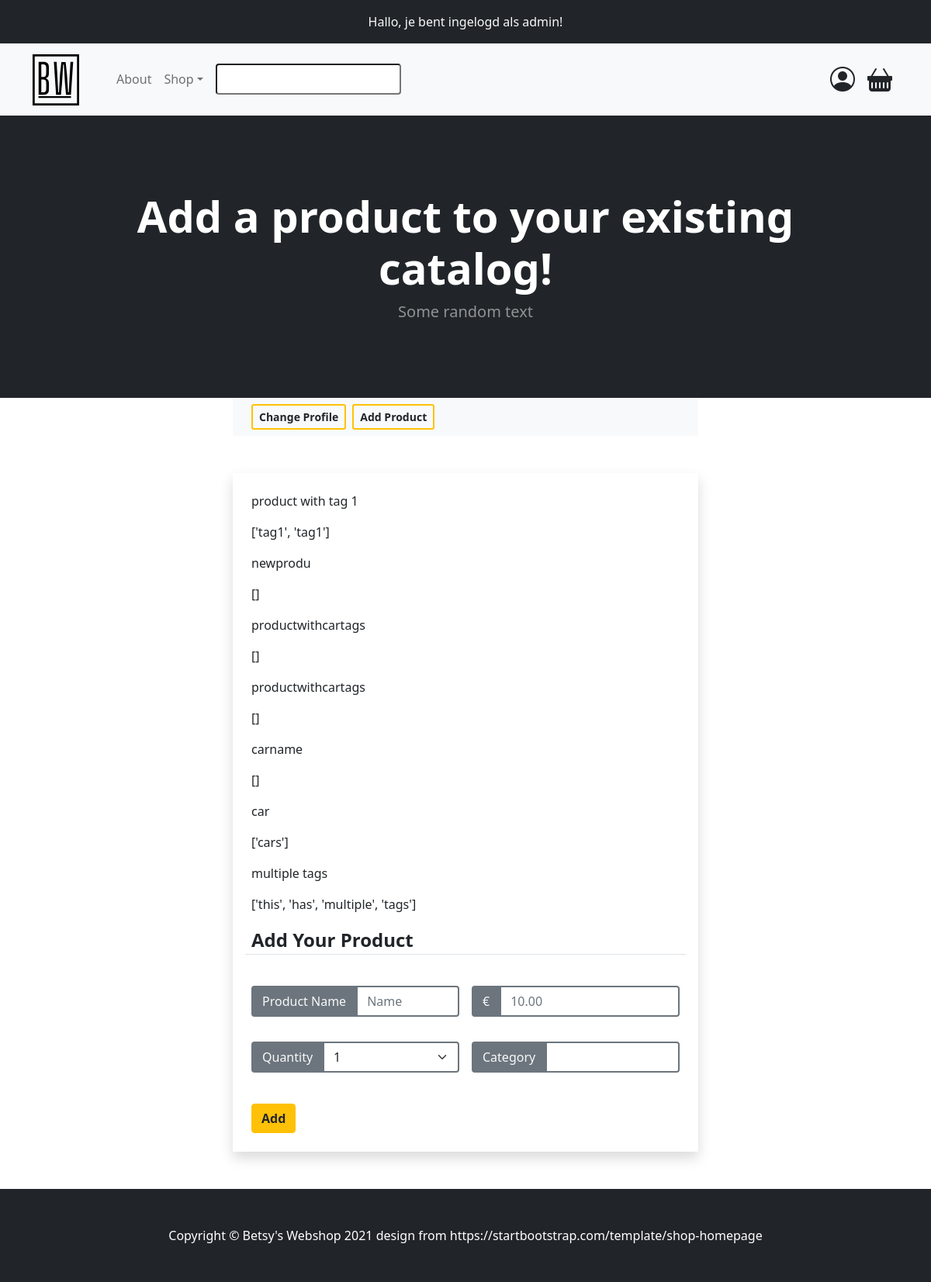
The page /products (signed in) on the database its author committed.
### models.py (models this page shows)
class BaseModel(db_wrapper.Model):
    class Meta:
        database = db

class User(BaseModel, UserMixin):
    first_name = CharField(index=True, max_length=30, null=True)
    last_name = CharField(max_length=120, null=True)
    address = CharField(max_length=200, null=True)
    city = CharField(max_length=50, null=True)
    country = CharField(max_length=50, null=True)
    cc_number = CharField(
        unique=True, max_length=20, null=True
    )  # moet integerfield zijn
    username = CharField(index=True, max_length=30)  # add unique=True
    email = CharField(index=True, max_length=50, unique=True)
    password = CharField(max_length=20)

class Product(BaseModel):
    name = CharField(max_length=50)
    description = TextField(null=True)
    price_per_unit = DecimalField(
        constraints=[Check("price_per_unit >= 0")],
        decimal_places=2,
        auto_round=True,
        null=True,  # null=True, als je gratis iets aanbiedt.
        default=0,
        max_digits=10,
    )
    stock = IntegerField(default=1)
    owner = ForeignKeyField(User, backref="products")
    date_posted = DateField(formats="%Y-%m-%d", default=datetime.utcnow())

class Tag(BaseModel):
    name = CharField(unique=True, max_length=30)

### routes.py (the view, shortened to what this page needs)
@app.route("/products", methods=["GET", "POST"])
@login_required
def add_product():
    products = [
        product for product in current_user.products
    ]  # test purposes !!!!DELETE!!!
    banner_info = "Add a product to your existing catalog!"
    product_form = AddProduct()
    return render_template(
        "add_product.html",
        product_form=product_form,
        title="Product",
        banner_info=banner_info,
        products=products,
        get_tags=get_tags_per_product
    )

### forms.py (shortened to what this page needs)
class AddProduct(FlaskForm):
    name = StringField("Name", validators=[InputRequired(), Length(max=50)])
    description = TextAreaField("Description", validators=[Length(max=200)])
    price_per_unit = DecimalField("Price", places=2, validators=[InputRequired()])
    amount_to_add = SelectField(
        "Amount to add",
        choices=[num for num in range(1, 11)],
        validators=[InputRequired()],
    )
    tags = StringField("Create Your Tag")
    add_product = SubmitField("Add")

### main.py (called while the page is built)
def get_tags_per_product(product_id):
    tags_per_product = (
        Tag.select().join(ProductTag).join(Product).where(Product.id == product_id)
    )
    return [tag.name for tag in tags_per_product]

### routes.py (called while the page is built)
@login_manager.user_loader
def load_user(user_id):
    return User.get_by_id(user_id)

### templates/add_product.html (shortened to what this page needs)
{% extends 'base.html' %}
{% block content %} {% macro with_errors(field) %} {% if field.errors %} {% set
css_class = 'form-control form-control-lg is-invalid ' + kwargs.pop('class', '')
%} {{ field(class=css_class, **kwargs) }}
<div class="invalid-feedback">
  {% for error in field.errors %}
  <small>{{ error|e }}</small>
  {% endfor %}
</div>
{% else %} {{ field(**kwargs) }} {% endif %} {% endmacro %}
{%- macro formgroup(name="", input="", col=6, value="", placeholder="",
class="form-control border border-2 border-secondary") -%}
<div class="col-lg-{{col}} form-group">
  <div class="input-group mb-3">
    <span
      class="
        input-group-text
        bg-secondary
        text-light
        border border-2 border-secondary
      "
      >{{name}}
    </span>
    {{with_errors(input, class=class, value=value, placeholder=placeholder) }}
  </div>
</div>
{%- endmacro -%} {% include "account_nav.html" %}
<div class="container p-4 m-5 mx-auto shadow w-50">
  {% for p in products %}
  <p>{{p.name}}</p>
  <p>{{get_tags(p.id)}}</p>
  {% endfor %}
  <form action="" method="POST" class="row g-3">
    <legend class="border-bottom mb-4 fw-bolder">Add Your Product</legend>
    {{formgroup(input=product_form.name, name="Product Name",
    placeholder="Name")}}
    {{formgroup(input=product_form.price_per_unit, name="€", col=6,
    placeholder="10.00")}}
    {{formgroup(input=product_form.amount_to_add, name="Quantity", col=6,
    class="form-control form-select border border-2 border-secondary")}}
    {{formgroup(input=product_form.tags, name="Category", col=6)}}
    <div class="form-group mt-4" role="button">
      {{ product_form.add_product(class="btn btn-warning text-dark fw-bolder")
      }}
    </div>
  </form>
</div>
{% endblock content %}

### templates/base.html (shortened to what this page needs)
<!DOCTYPE html>
<html lang="en">
  <head>
    <link
      href="https://cdn.jsdelivr.net/npm/bootstrap@5.0.2/dist/css/bootstrap.min.css"
      rel="stylesheet"
    />
    <link
      href="{{url_for('static', filename='styles.css')}}"
      rel="stylesheet"
    />
    <link
      href="https://cdn.jsdelivr.net/npm/bootstrap-icons@1.5.0/font/bootstrap-icons.css"
      rel="stylesheet"
    />
  </head>
  <body>
    {% if current_user.is_authenticated %}
    <div class="bg-dark">
      <p class="container text-light text-center py-3 my-0">
        Hallo, je bent ingelogd als {{ current_user.username }}!
      </p>
    </div>
    {%endif %}
    {% include "navbar.html" %}
    {% block header%}
    <header class="bg-dark py-5">
      <div class="container px-4 px-lg-5 my-5">
        <div class="text-center text-white">
          {% if banner_info %}
          <h1 class="display-4 fw-bolder font">{{ banner_info }}</h1>
          {% else %}
          <h1 class="display-4 fw-bolder font">Shop in Style</h1>
          {% endif %}
          <p class="lead fw-normal text-white-50 mb-0">Some random text</p>
        </div>
      </div>
    </header>
    {% endblock header %}
     {% block content%} {% endblock content %}
    {% include "footer.html" %}
  </body>
</html>

### rows shown on the page
User: username "admin"
Product: name "product with tag 1", id.name "['tag1', 'tag1']"
Product: name "newprodu", id "[]"
Product: name "productwithcartags", id "[]"
Product: name "productwithcartags", id "[]"
Product: name "carname", id "[]"
Product: name "car", id.name "['cars']"
Product: name "multiple tags", id.name "['this', 'has', 'multiple', 'tags']"

### other values the page prints
{{ banner_info }} "Add a product to your existing catalog!"
{{ name }} "Product Name € Quantity Category"
